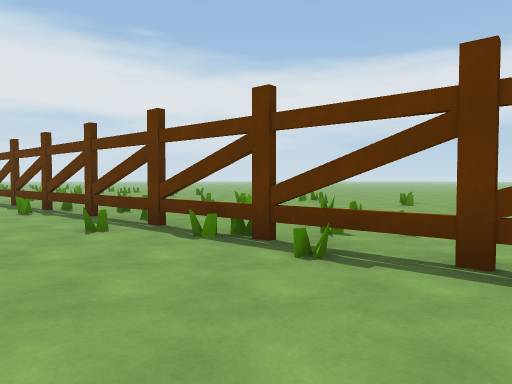
[1] (above)

24 first-person views from a walk through a Unity game level. The camera is 1.4 m above the floor, tilts 2° down and sees 70° across. The floor is counted in squares, 2 m on a side. Each view is taken from the middle of a square. On the plan, view 1 faces up. The plan holds only what a view shows up to about 11 squares ahead; the rest is blank. The place goes on beyond the plan. The player character is not drawn. Surface patterns are stand-ins for the level's own textures.

[2]
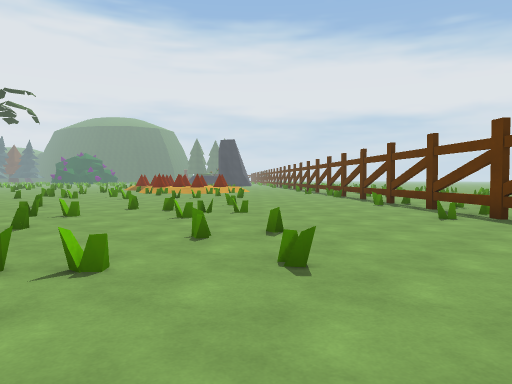

[3]
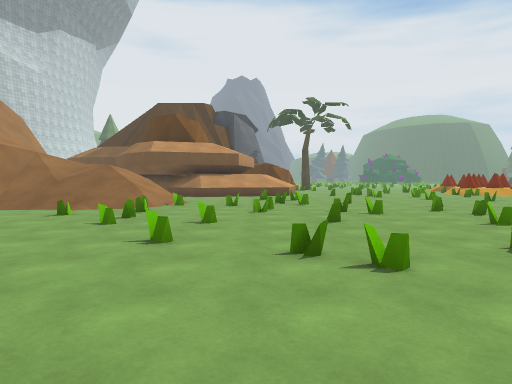

[4]
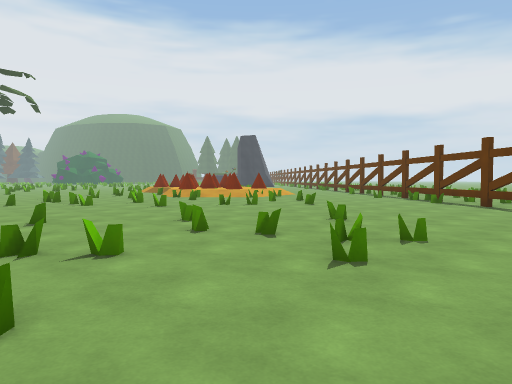

[5]
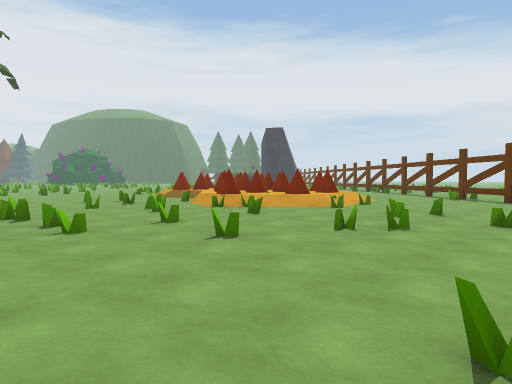

[6]
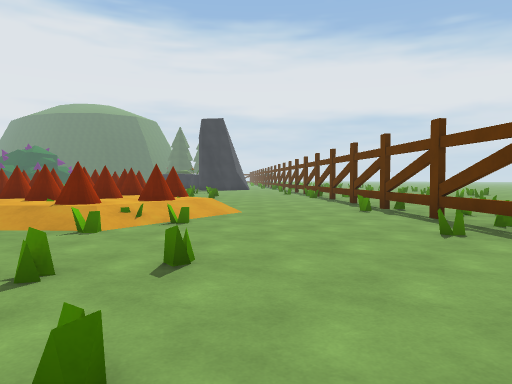

[7]
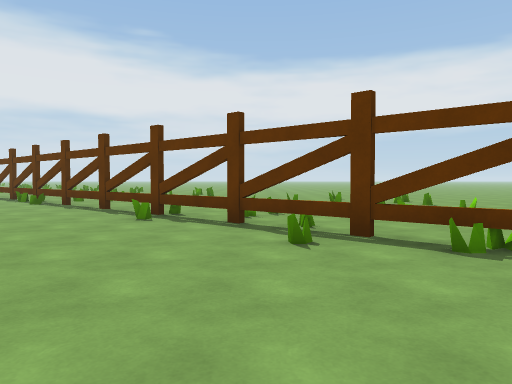

[8]
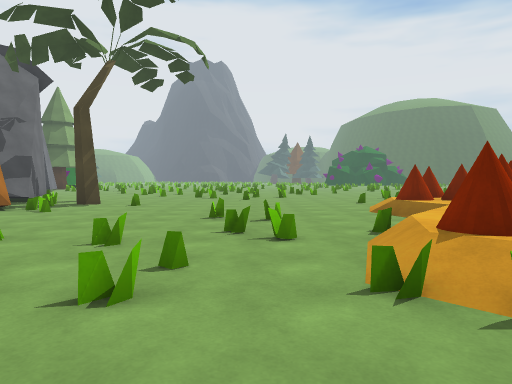

[9]
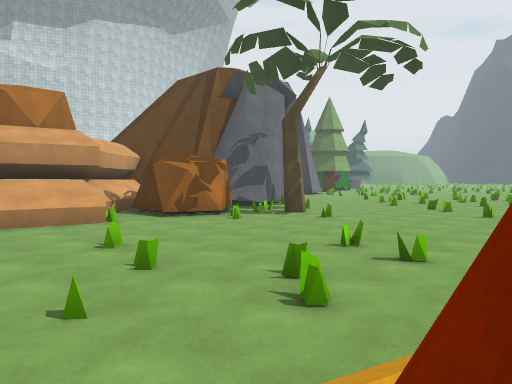

[10]
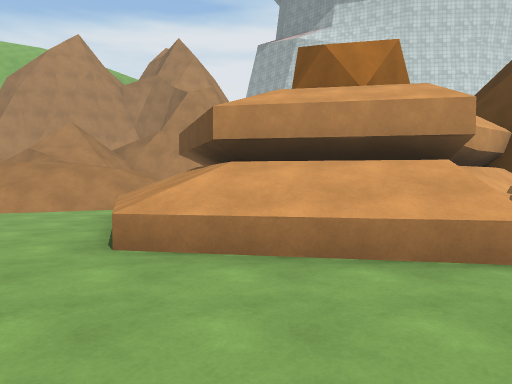

[11]
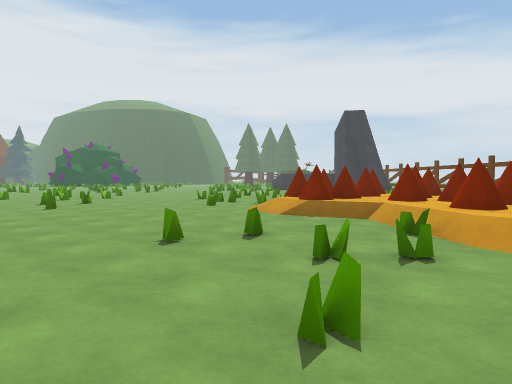

[12]
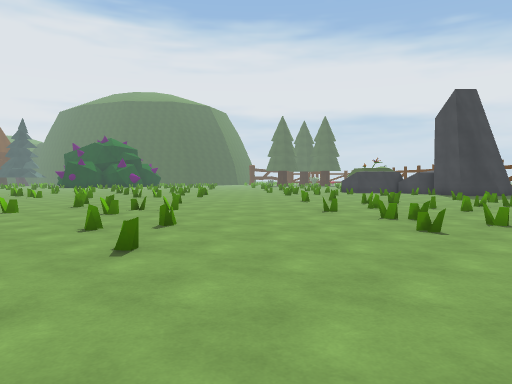

[13]
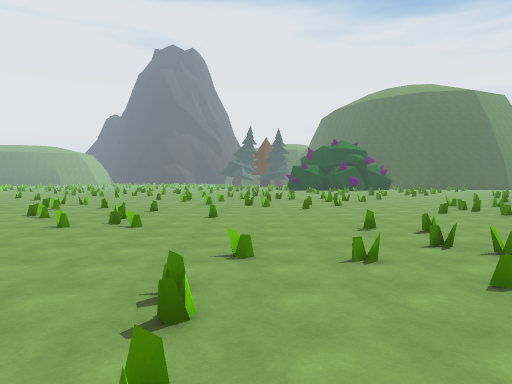

[14]
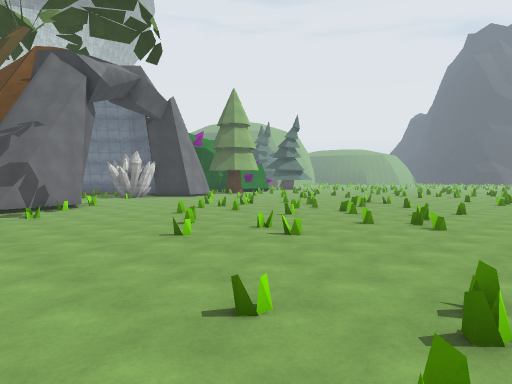

[15]
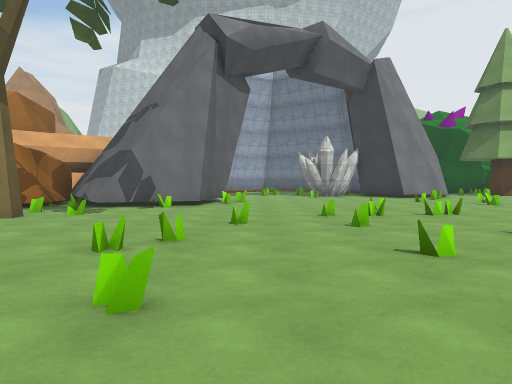

[16]
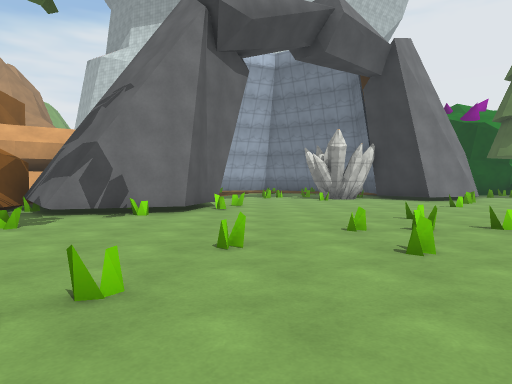

[17]
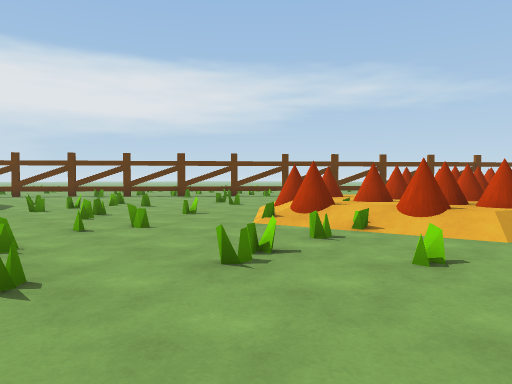

[18]
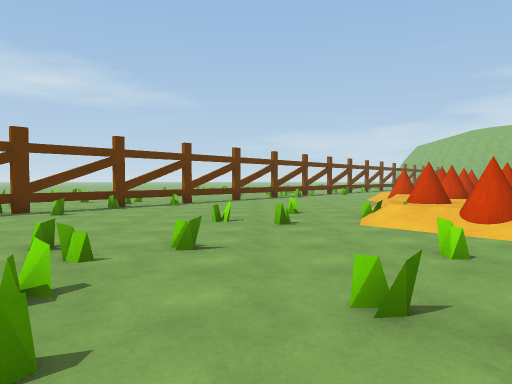

[19]
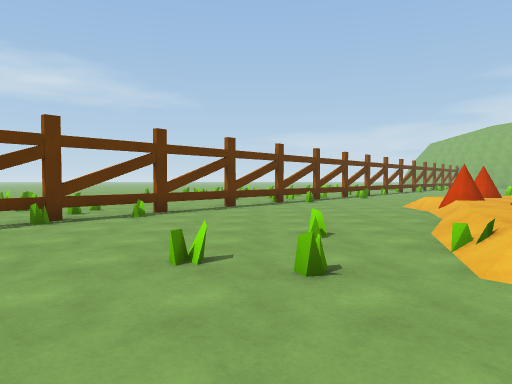

[20]
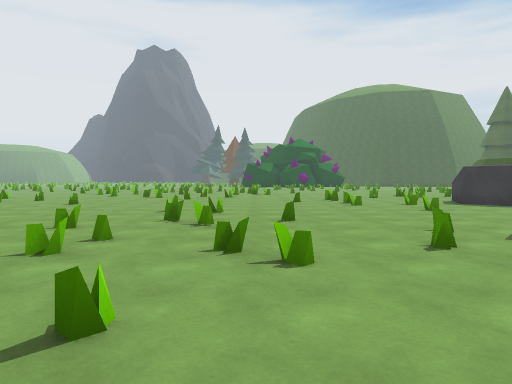

[21]
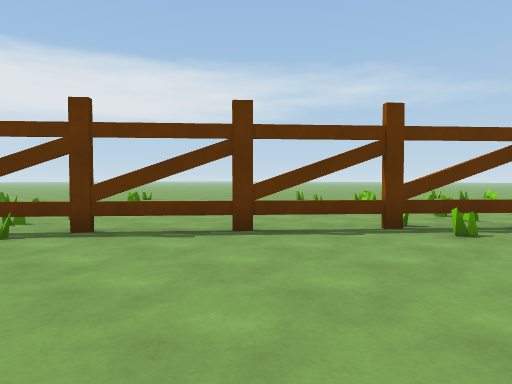

[22]
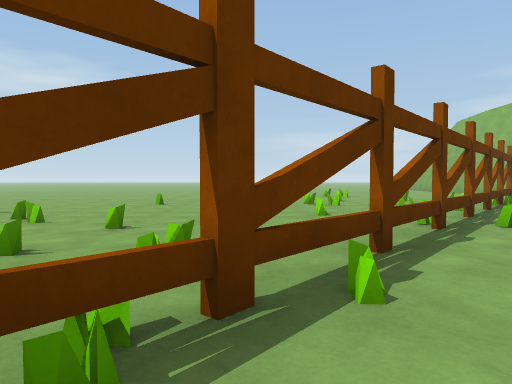

[23]
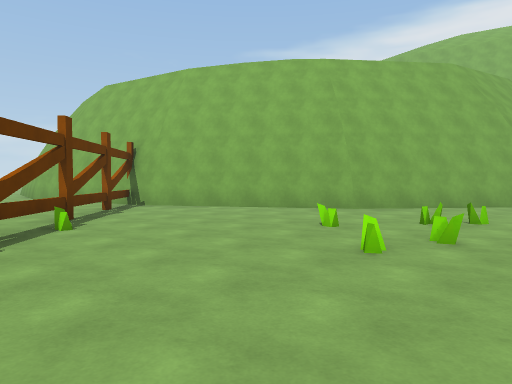

[24]
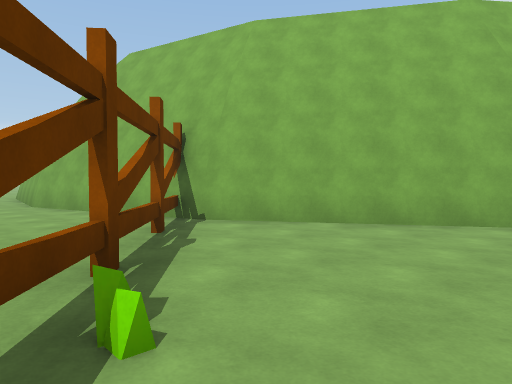

### Floor plan
Key: @ floor where view 1 was taken; # wall or solid block; x gap in a wall; . main floor; : floor 0.5 m higher than the main floor; + floor 4 m higher than the main floor; * floor 4.25 m higher than the main floor; % floor 4.5 m higher than the main floor; / step, stairs or slope; = window, fence, low wall or low ledge; ^ raised ledge; v drop or lower ground; F fence; S spikes.
Columns run from 34 left of view 1 to 10 right of it. Each row starts with its distance up from view 1.
 19  .=.=...........FF...      =...
 18 .=.........=......F...     .=.=   ..
 17 .. ....==....=.....F...=    ..  ....
 16 .=....=.............F...       .....
 15 .........=...........FF=..    =.....
 14 .....==.....///......=FF..= ......=.
 13 ....=....=./S/S//.......F....=......
 12 ........../S::/SS/S/...=#F.......
 11 .......=...//SSS/:S/......F.....   .=...
 10 ..=.....=../SSS:SS:/=......FF..=......=.
  9 .........=.//S//SSS/=.......FF....=.....
  8 =.==...........//S//..=......FF=.... ..
  7 .=..=.=.........//=.....=......F.==
  6 ..=...=........=/......=........F...=
  5 ..=..............==.............=F..=
  4 ......=.........=...=.=...........FF..
  3  ...............=..==.......=......FF.....
  2  ....=....x.......=.......==. .......F.......
  1 ...=....#.#.#..................=.....#F...###
  0 ..........####.^....  ....=.......@...###
 -1 ........##.###x^^^^..  .=...=..=.....##
 -2 .......#######v^^^^^.. ...=........###
 -3 =.....##  #  v**++^^.. .....=.=...##
 -4 ....../    vvv== %^^.../=........##
 -5 ....../    vv ###   ./////=.=...##
 -6           #v ##     //////.=.. ##

Positions as (right, up) in squares from view 1, and headings:
1: (0, 0), facing up
2: (0, -2), facing up-left
3: (0, -2), facing left
4: (-4, -1), facing up-left
5: (-9, 1), facing up-left
6: (-9, 7), facing up-left
7: (-11, 8), facing up
8: (-14, 6), facing left
9: (-16, 8), facing down-left
10: (-17, 3), facing down
11: (-17, 3), facing up-left
12: (-23, 4), facing up-left
13: (-23, 11), facing left
14: (-23, 11), facing down-left
15: (-29, 8), facing down
16: (-29, 6), facing down
17: (-28, 8), facing up-right
18: (-27, 16), facing right
19: (-24, 16), facing right
20: (-22, 15), facing left
21: (-18, 13), facing up-right
22: (-10, 11), facing right
23: (-5, 5), facing down-right
24: (-1, 4), facing down-right
